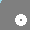

This is a level from a 2D game, rendered from its Tiled map with the project's own tilesets. A one-line summary and the map file follow, with tile-layer data summarised:
An orthogonal 1x1 tile map with 30x30 px tiles, 1 tile layer (块层 1).

<map version="1.0" orientation="orthogonal" renderorder="right-down" width="1" height="1" tilewidth="30" tileheight="30">
 <tileset firstgid="1" name="zhangaiwu02" tilewidth="30" tileheight="30">
  <image source="zhangaiwu02.png" trans="fff0d8" width="60" height="90" />
 </tileset>
 <layer name="块层 1" width="1" height="1">
  <data>[1 cells, 1 non-empty, 1 distinct tile ids]</data>
 </layer>
</map>
